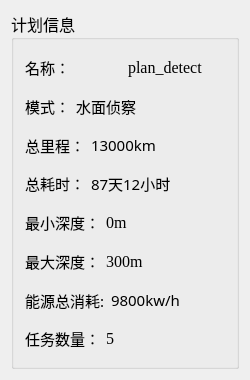
<?xml version="1.0" encoding="UTF-8"?>
<ui version="4.0">
 <class>PlanEditorClass</class>
 <widget class="ITaskEditor" name="PlanEditorClass">
  <property name="geometry">
   <rect>
    <x>0</x>
    <y>0</y>
    <width>250</width>
    <height>380</height>
   </rect>
  </property>
  <property name="windowTitle">
   <string>PlanEditor</string>
  </property>
  <layout class="QGridLayout" name="gridLayout">
   <item row="0" column="0">
    <widget class="QGroupBox" name="groupBox_3">
     <property name="font">
      <font>
       <family>黑体</family>
       <pointsize>12</pointsize>
       <weight>50</weight>
       <bold>false</bold>
      </font>
     </property>
     <property name="title">
      <string>计划信息</string>
     </property>
     <layout class="QVBoxLayout" name="verticalLayout">
      <item>
       <layout class="QHBoxLayout" name="horizontalLayout_7">
        <item>
         <widget class="QLabel" name="label_5">
          <property name="font">
           <font>
            <family>黑体</family>
            <pointsize>11</pointsize>
            <weight>50</weight>
            <bold>false</bold>
           </font>
          </property>
          <property name="text">
           <string>名称：</string>
          </property>
         </widget>
        </item>
        <item>
         <widget class="QLabel" name="lb_planName">
          <property name="font">
           <font>
            <family>Times New Roman</family>
            <pointsize>12</pointsize>
            <weight>50</weight>
            <bold>false</bold>
           </font>
          </property>
          <property name="text">
           <string>plan_detect</string>
          </property>
         </widget>
        </item>
       </layout>
      </item>
      <item>
       <layout class="QHBoxLayout" name="horizontalLayout_3" stretch="0,3">
        <item>
         <widget class="QLabel" name="label_9">
          <property name="font">
           <font>
            <family>黑体</family>
            <pointsize>11</pointsize>
            <weight>50</weight>
            <bold>false</bold>
           </font>
          </property>
          <property name="text">
           <string>模式：</string>
          </property>
         </widget>
        </item>
        <item>
         <widget class="QLabel" name="lb_planMode">
          <property name="font">
           <font>
            <family>黑体</family>
            <pointsize>11</pointsize>
            <weight>50</weight>
            <bold>false</bold>
           </font>
          </property>
          <property name="text">
           <string>水面侦察</string>
          </property>
         </widget>
        </item>
       </layout>
      </item>
      <item>
       <layout class="QHBoxLayout" name="horizontalLayout_2" stretch="0,3">
        <item>
         <widget class="QLabel" name="label_7">
          <property name="font">
           <font>
            <family>黑体</family>
            <pointsize>11</pointsize>
            <weight>50</weight>
            <bold>false</bold>
           </font>
          </property>
          <property name="text">
           <string>总里程：</string>
          </property>
         </widget>
        </item>
        <item>
         <widget class="QLabel" name="lb_planDistance">
          <property name="font">
           <font>
            <family>黑体</family>
            <pointsize>11</pointsize>
            <weight>50</weight>
            <bold>false</bold>
           </font>
          </property>
          <property name="text">
           <string>13000km</string>
          </property>
         </widget>
        </item>
       </layout>
      </item>
      <item>
       <layout class="QHBoxLayout" name="horizontalLayout_4" stretch="0,3">
        <item>
         <widget class="QLabel" name="label_11">
          <property name="font">
           <font>
            <family>黑体</family>
            <pointsize>11</pointsize>
            <weight>50</weight>
            <bold>false</bold>
           </font>
          </property>
          <property name="text">
           <string>总耗时：</string>
          </property>
         </widget>
        </item>
        <item>
         <widget class="QLabel" name="lb_planTime">
          <property name="font">
           <font>
            <family>黑体</family>
            <pointsize>11</pointsize>
            <weight>50</weight>
            <bold>false</bold>
           </font>
          </property>
          <property name="text">
           <string>87天12小时</string>
          </property>
         </widget>
        </item>
       </layout>
      </item>
      <item>
       <layout class="QHBoxLayout" name="horizontalLayout" stretch="1,2">
        <item>
         <widget class="QLabel" name="label_6">
          <property name="font">
           <font>
            <family>黑体</family>
            <pointsize>11</pointsize>
            <weight>50</weight>
            <bold>false</bold>
           </font>
          </property>
          <property name="text">
           <string>最小深度：</string>
          </property>
         </widget>
        </item>
        <item>
         <widget class="QLabel" name="lb_planMinDepth">
          <property name="font">
           <font>
            <family>Times New Roman</family>
            <pointsize>12</pointsize>
            <weight>50</weight>
            <bold>false</bold>
           </font>
          </property>
          <property name="text">
           <string>0m</string>
          </property>
         </widget>
        </item>
       </layout>
      </item>
      <item>
       <layout class="QHBoxLayout" name="horizontalLayout_5" stretch="1,2">
        <item>
         <widget class="QLabel" name="label_8">
          <property name="font">
           <font>
            <family>黑体</family>
            <pointsize>11</pointsize>
            <weight>50</weight>
            <bold>false</bold>
           </font>
          </property>
          <property name="text">
           <string>最大深度：</string>
          </property>
         </widget>
        </item>
        <item>
         <widget class="QLabel" name="lb_planMaxDepth">
          <property name="font">
           <font>
            <family>Times New Roman</family>
            <pointsize>12</pointsize>
            <weight>50</weight>
            <bold>false</bold>
           </font>
          </property>
          <property name="text">
           <string>300m</string>
          </property>
         </widget>
        </item>
       </layout>
      </item>
      <item>
       <layout class="QHBoxLayout" name="horizontalLayout_9" stretch="0,3">
        <item>
         <widget class="QLabel" name="label_21">
          <property name="font">
           <font>
            <family>黑体</family>
            <pointsize>11</pointsize>
            <weight>50</weight>
            <bold>false</bold>
           </font>
          </property>
          <property name="text">
           <string>能源总消耗:</string>
          </property>
         </widget>
        </item>
        <item>
         <widget class="QLabel" name="lb_planEnergy">
          <property name="font">
           <font>
            <family>黑体</family>
            <pointsize>11</pointsize>
            <weight>50</weight>
            <bold>false</bold>
           </font>
          </property>
          <property name="text">
           <string>9800kw/h</string>
          </property>
         </widget>
        </item>
       </layout>
      </item>
      <item>
       <layout class="QHBoxLayout" name="horizontalLayout_6" stretch="1,2">
        <item>
         <widget class="QLabel" name="label_10">
          <property name="font">
           <font>
            <family>黑体</family>
            <pointsize>11</pointsize>
            <weight>50</weight>
            <bold>false</bold>
           </font>
          </property>
          <property name="text">
           <string>任务数量：</string>
          </property>
         </widget>
        </item>
        <item>
         <widget class="QLabel" name="lb_taskCount">
          <property name="font">
           <font>
            <family>Times New Roman</family>
            <pointsize>12</pointsize>
            <weight>50</weight>
            <bold>false</bold>
           </font>
          </property>
          <property name="text">
           <string>5</string>
          </property>
         </widget>
        </item>
       </layout>
      </item>
     </layout>
    </widget>
   </item>
  </layout>
 </widget>
 <layoutdefault spacing="6" margin="11"/>
 <customwidgets>
  <customwidget>
   <class>ITaskEditor</class>
   <extends>QWidget</extends>
   <header>itaskeditor.h</header>
   <container>1</container>
  </customwidget>
 </customwidgets>
 <resources/>
 <connections/>
</ui>
